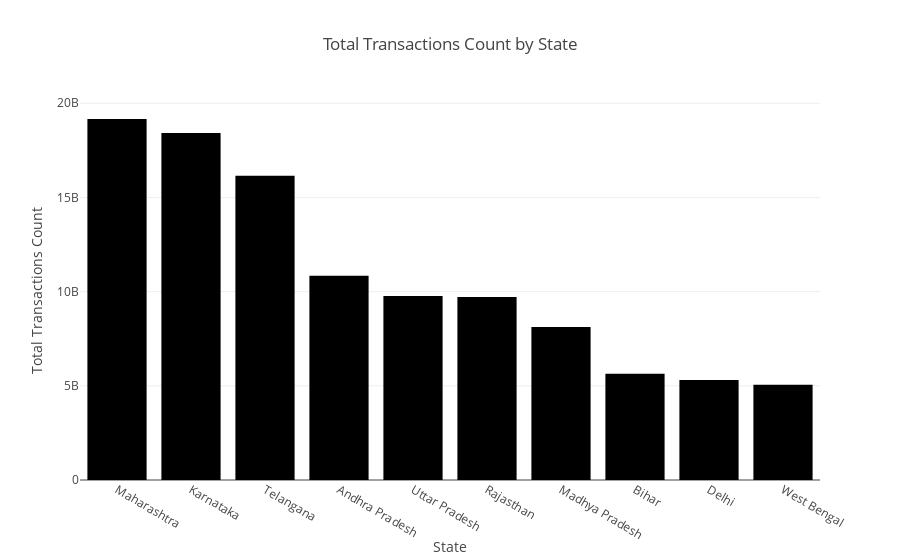

Notebook code for this chart:
### Code cell
import pandas as pd
import plotly.express as px

# Sample data
data = {
    'State': ['Maharashtra', 'Karnataka', 'Telangana', 'Andhra Pradesh', 'Uttar Pradesh',
              'Rajasthan', 'Madhya Pradesh', 'Bihar', 'Delhi', 'West Bengal'],
    'Total_Transactions_count': [19164307615, 18416303757, 16145445490, 10845329032, 9771922023,
                                 9711334203, 8127407096, 5635859758, 5311654584, 5062558266]
}

# Create DataFrame
df = pd.DataFrame(data)

# Plotly bar chart
fig = px.bar(df, x='State', y='Total_Transactions_count',
             labels={'Total_Transactions_count': 'Total Transactions Count'},
             title='Total Transactions Count by State')

# Customize layout
fig.update_layout(xaxis_title='State', yaxis_title='Total Transactions Count')

# Display the plot in Streamlit
fig.show()

### Figure 1 — Plotly figure (JSON) as saved in the notebook; plotly's stock layout.template omitted (floating-point values rounded to 4 significant figures)
{"data": [{"alignmentgroup": "True", "hovertemplate": "State=%{x}<br>Total Transactions Count=%{y}<extra></extra>", "legendgroup": "", "marker": {"color": "#000001", "pattern": {"shape": ""}}, "name": "", "offsetgroup": "", "orientation": "v", "showlegend": false, "textposition": "auto", "type": "bar", "x": ["Maharashtra", "Karnataka", "Telangana", "Andhra Pradesh", "Uttar Pradesh", "Rajasthan", "Madhya Pradesh", "Bihar", "Delhi", "West Bengal"], "xaxis": "x", "y": [19164307615, 18416303757, 16145445490, 10845329032, 9771922023, 9711334203, 8127407096, 5635859758, 5311654584, 5062558266], "yaxis": "y"}], "layout": {"barmode": "relative", "legend": {"tracegroupgap": 0}, "title": {"text": "Total Transactions Count by State"}, "xaxis": {"anchor": "y", "domain": [0, 1], "title": {"text": "State"}}, "yaxis": {"anchor": "x", "domain": [0, 1], "title": {"text": "Total Transactions Count"}}}}
